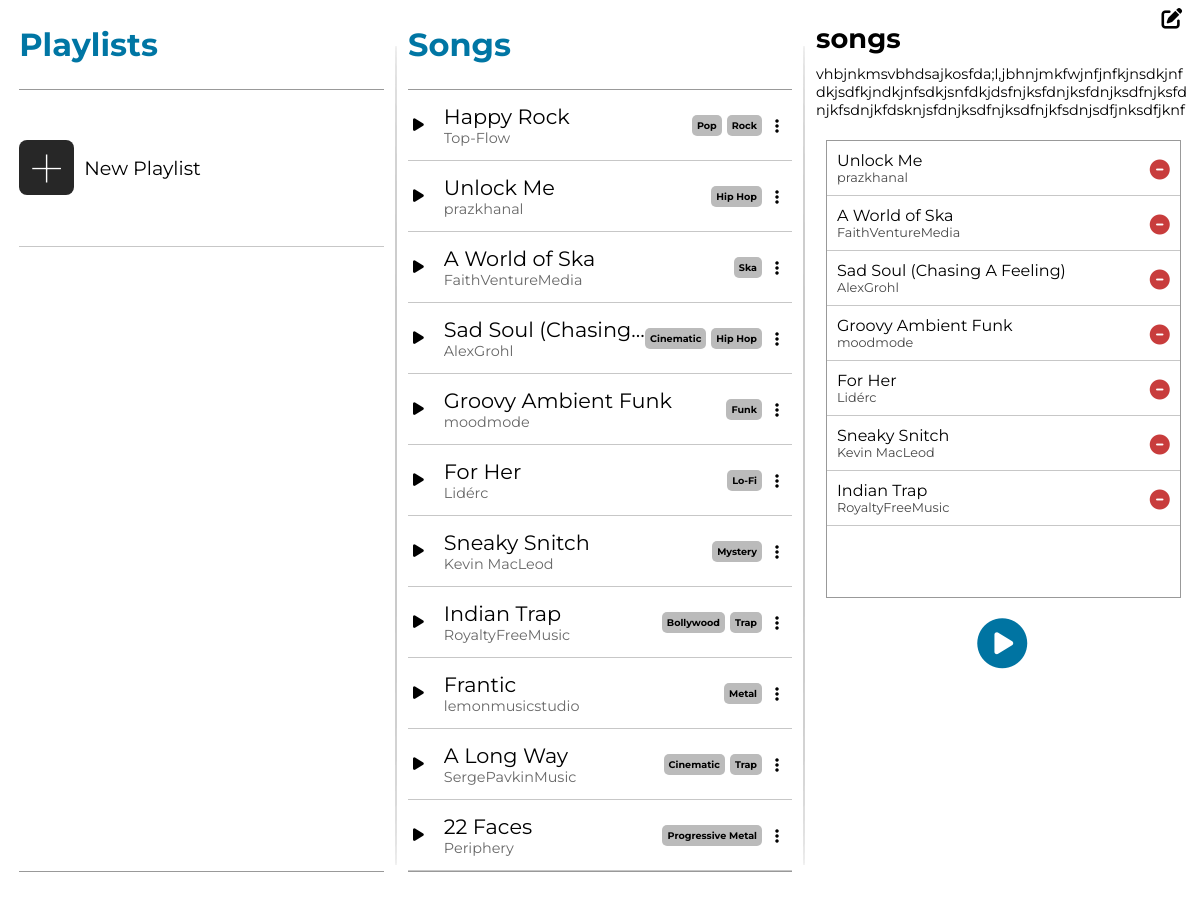
The app's page /iframetest/5/, older data.
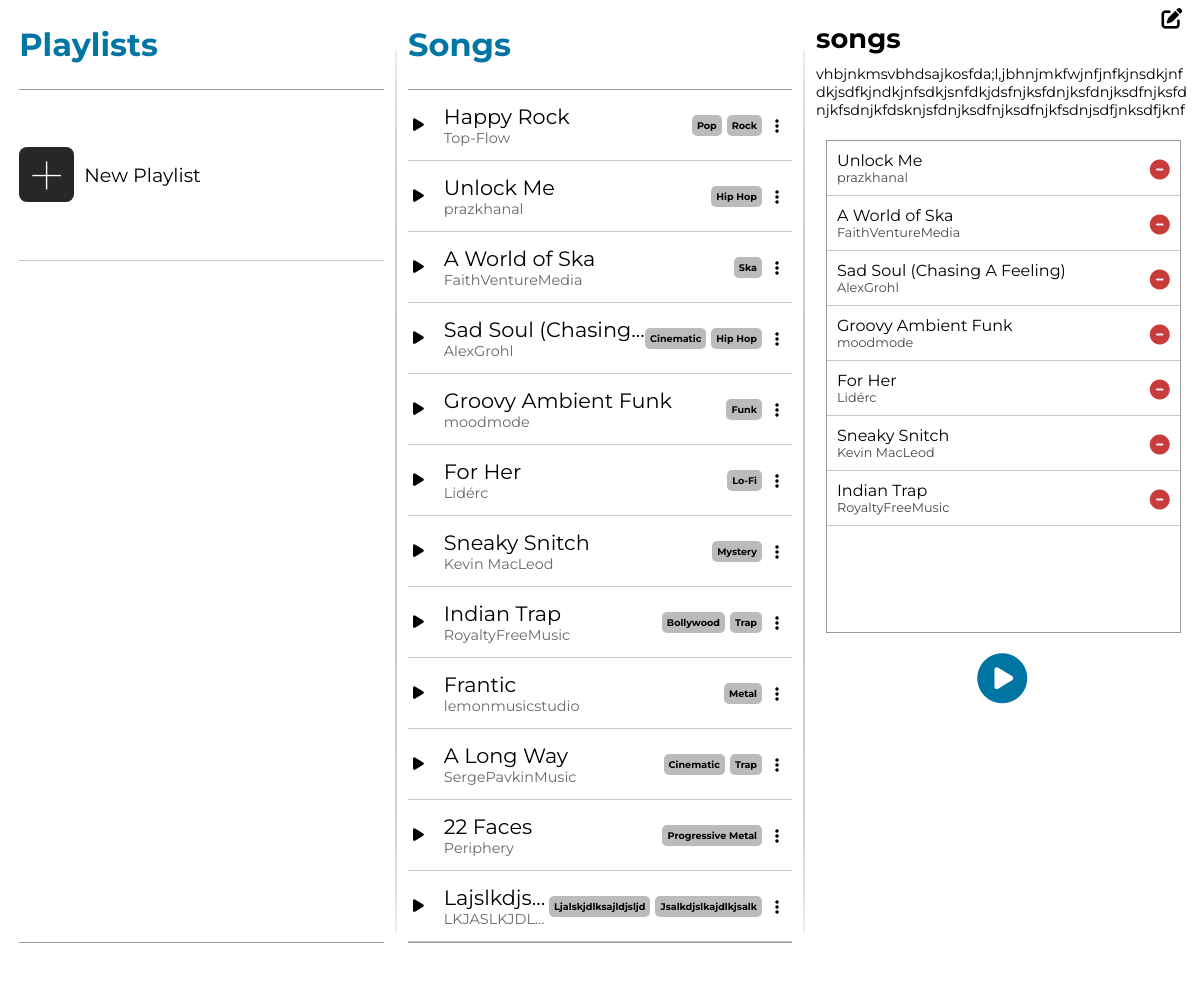
The same page, newer data.
### app/models.py (models this page shows, shortened)
class Song(models.Model):
    title = models.CharField(max_length=35)
    song_file = models.FileField(upload_to='')
    artist = models.ManyToManyField(Artist) # type: ignore
    genre = models.ManyToManyField(Genre) # type: ignore

class Artist(models.Model):
    name = models.CharField(max_length=30)
    def __str__(self):
        return self.name

class Genre(models.Model):
    name = models.CharField(max_length=20)

### app/views.py (the view, shortened to what this page needs)
# urls.py: path('iframetest/<str:playlistID>/', home_frame, name='ift'),
def home_frame(req: HttpRequest, playlistID:str) -> HttpResponse:
    songs = Song.objects.all()
    songForm = AddSongForm()
    playlistForm = None
    playlists = None
    if req.user.is_authenticated:
        playlistForm = NewPlaylistForm()
        playlists = req.user.playlist_set.all() # type: ignore
    try:
        playlistInfo = Playlist.objects.get(pk=playlistID)
    except:
        playlistInfo = None
    context = {'songs': songs, 'playlistForm': playlistForm, 'songForm': songForm, 'playlists': playlists, 'playlistInfo': playlistInfo} # type: ignore
    return render(req, 'add-playlist.html', context) # type: ignore

### app/templates/add-playlist.html (shortened to what this page needs)
{% extends "homepageiframe.html" %}

### app/templates/homepageiframe.html (shortened to what the changed rows need)
{% load static %}
<!DOCTYPE html>
<html lang="en">
    <head>
        <link rel="stylesheet" href="{% static "styles.css" %}">
    </head>
    <body>
        <div id='user-interface-wrapper'>
            <div class="ui-container">
                <div id="playlistOverallContainer">
                    <div id="playlistcontainerHeader">
                        <h1>Playlists</h1>
                    </div>
                </div>
                <div class='songsOverallContainer' style="{% if playlistInfo %}width: 32%{% else %}width: 64%; margin-right: 2.5%{% endif %}">
                    <div id='songsContainerHeader'>
                        <h1>Songs</h1>
                    </div>
                    <div id='songs-container'>
                        {% for song in songs %}
                        <div class="song-wrapper">
                            <div class='songMetaBtn'>
                                <i class="songPlayBtn fa-solid fa-play"><song class="{% for artist in song.artist.all %}{{artist}}{% endfor %}" title={{song.song_file.url}} style='display: none'>{{song.title}}</song></i>
                                <div class='songTitleArtist'>
                                    <div class='songObject songTitle' title={{song.song_file.url}}>{{song.title}}</div>
                                    <div class='songArtist'>{% for artist in song.artist.all %}<span class='artistSpan'>{{artist.name}}</span>{% endfor %}</div>
                                </div>
                            </div>
                            <div class='songGenrePlaylistBtn'>
                                <div class='songGenres'>{% for genre in song.genre.all %}<span class='genreTag'>{{genre.name}}</span>{% endfor %}</div>
                                <div class='ellipsis-box'><i class="fa-solid fa-ellipsis-vertical"></i></div>
                            </div>
                        </div>
                        {% endfor %}
                    </div>
                </div>
                {% if playlistInfo %}
                <div id='playlist-view-container'>
                    <div id="playlistViewHeader" class='playlistViewHeaderForm'>
                        <h1 id='playlistViewTitle'>{{playlistInfo.name}}</h1>
                    </div>
                    <div id='playlistViewSongContainer'>
                        {% for song in playlistInfo.songs.all %}
                            <form method='POST' action='' class='playlistViewSong'>
                                <div class='playlistViewArtistTitle'>
                                    <p class='playlistViewTitle'>{{song.title}}</p>
                                    {% for artist in song.artist.all %}
                                        <p class='playlistViewArtist'>{{artist.name}}</p>
                                    {% endfor %}
                                </div>
                                <button type="submit" name='Remove Song' value='Submit' class='minusBtn'><i class="fa-solid fa-circle-minus"></i></button>
                            </form>
                        {% endfor %}
                    </div>
                </div>
                {% endif %}
            </div>
        </div>
    </body>
</html>

Row changes from the older to the newer data that the page shows:
added Song: title "Lajslkdjs…", shown under "Songs"
added Artist: name "LKJASLKJDL…"
added Genre: name "Ljalskjdlksajldjsljd"
added Genre: name "Jsalkdjslkajdlkjsalk"
